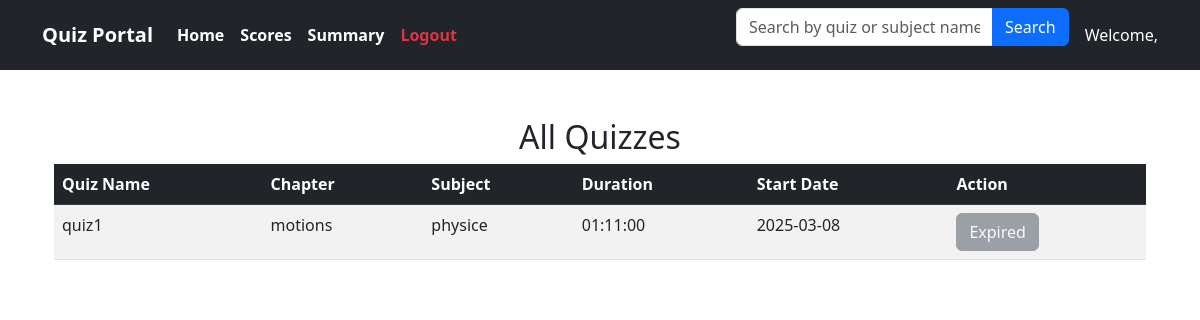
/quizzes, run on an earlier commit of the app's database.
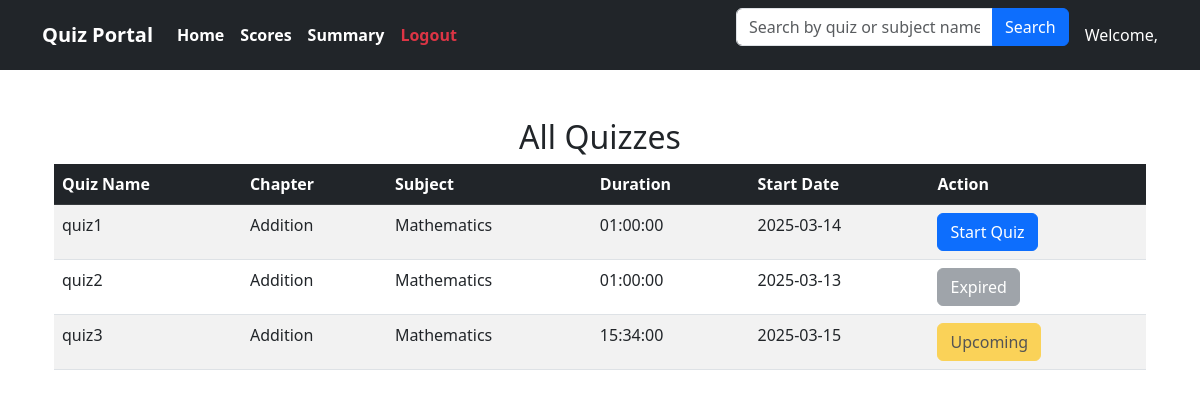
And on a later commit of the database.
### backend/models.py (models this page shows)
class Quiz(db.Model):
    __tablename__ = 'quiz'
    id = db.Column(db.Integer, primary_key=True)
    chapter_id = db.Column(db.Integer, db.ForeignKey('chapter.id', ondelete='CASCADE'), nullable=False)
    quiz_name = db.Column(db.String, nullable=False)
    date_of_quiz = db.Column(db.DateTime, nullable=False)
    time_duration = db.Column(db.Time, nullable=False)
    questions = db.relationship('Question', backref='quiz',lazy=True, cascade='all, delete-orphan')
    scores = db.relationship('Score', backref='quiz',lazy=True, cascade='all, delete-orphan')

class Chapter(db.Model):
    __tablename__ = 'chapter'
    id = db.Column(db.Integer, primary_key=True)
    name = db.Column(db.String, nullable=False)
    description = db.Column(db.String, nullable=False)
    subject_id = db.Column(db.Integer, db.ForeignKey('subjects.id', ondelete='CASCADE'), nullable=False)
    quizzes = db.relationship('Quiz', backref='chapter',lazy=True, cascade='all, delete-orphan')

class Subject(db.Model):
    __tablename__ = 'subjects'
    id = db.Column(db.Integer, primary_key=True)
    name = db.Column(db.String(100), nullable=False)
    description = db.Column(db.String(255), nullable=True)
    chapters = db.relationship('Chapter', backref='subject', cascade="all, delete", lazy=True)

### app.py (the view)
@app.route('/quizzes')
def all_quizzes():
    current_date = date.today()  # Ensure it is a date object
    quizzes = Quiz.query.all()
    formatted_quizzes = [
        {
            'id': quiz.id,
            'quiz_name': quiz.quiz_name,
            'chapter': quiz.chapter.name,
            'subject': quiz.chapter.subject.name,
            'time_duration': quiz.time_duration,
            'date_of_quiz': quiz.date_of_quiz if isinstance(quiz.date_of_quiz, date) else quiz.date_of_quiz.date()
        }
        for quiz in quizzes
    ]
    return render_template('users.html', quizzes=formatted_quizzes, current_date=current_date)

### templates/users.html (shortened to what this page needs)
{% extends "usernavbar.html" %}
{% block content %}
    <div class="container mt-5">
        <h2 class="text-center">All Quizzes</h2>
        <table class="table table-striped">
            <thead class="table-dark">
                <tr>
                    <th>Quiz Name</th>
                    <th>Chapter</th>
                    <th>Subject</th>
                    <th>Duration</th>
                    <th>Start Date</th>
                    <th>Action</th>
                </tr>
            </thead>
            <tbody>
                {% for quiz in quizzes %}
                <tr>
                    <td>{{ quiz.quiz_name }}</td>
                    <td>{{ quiz.chapter }}</td>
                    <td>{{ quiz.subject }}</td>
                    <td>{{ quiz.time_duration }}</td>
                    <td>{{ quiz.date_of_quiz.strftime('%Y-%m-%d') }}</td>
                    <td>
                        {% if quiz.date_of_quiz.date() == current_date %}
                            <a href="{{ url_for('attempt_quiz', quiz_id=quiz.id) }}" class="btn btn-primary">Start Quiz</a>
                        {% elif quiz.date_of_quiz.date() > current_date %}
                            <button class="btn btn-warning" disabled>Upcoming</button>
                        {% else %}
                            <button class="btn btn-secondary" disabled>Expired</button>
                        {% endif %}
                    </td>
                </tr>
                {% else %}
                <tr>
                    <td colspan="6" class="text-center">No quizzes available</td>
                </tr>
                {% endfor %}
            </tbody>
        </table>
    </div>
{% endblock %}

What changed in the data, as far as the page shows it:
added Quiz: quiz_name "quiz2", time_duration "01:00:00", date_of_quiz "2025-03-13"
added Quiz: quiz_name "quiz3", time_duration "15:34:00", date_of_quiz "2025-03-15"
Also different on the page:
new list line: "quiz1 01:00:00 2025-03-14"
new list line: "Addition"
new list line: "Mathematics"
new list line: "Start Quiz"
new list line: "Expired"
new list line: "Upcoming"
list line gone: "quiz1 01:11:00 2025-03-08"
list line gone: "motions"
list line gone: "physice"
list line gone: "Expired"
